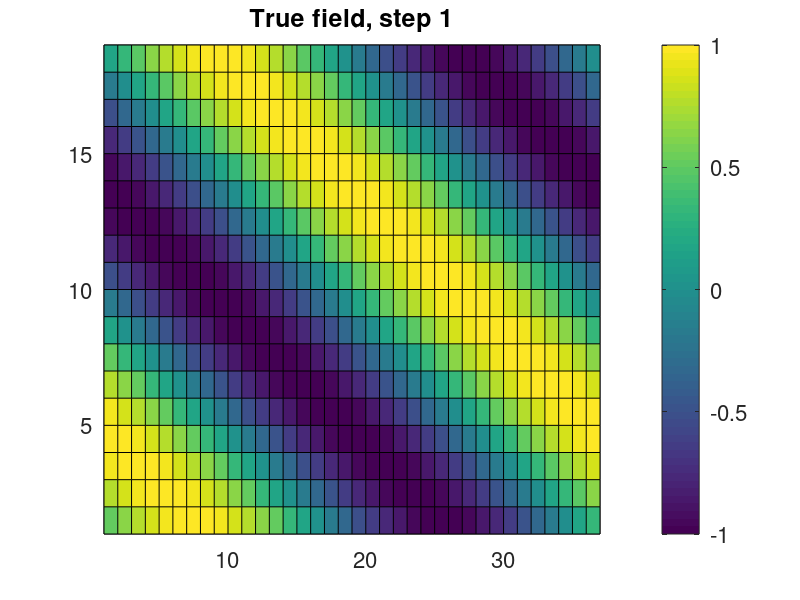
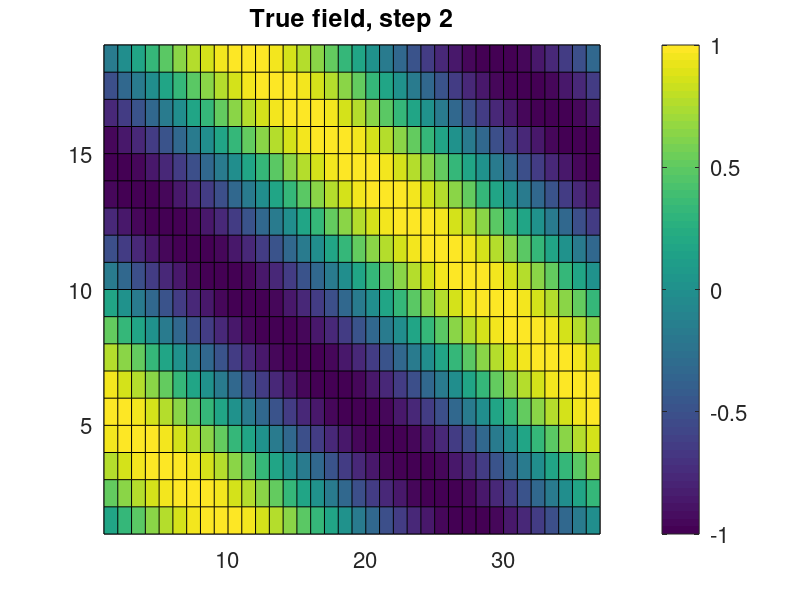
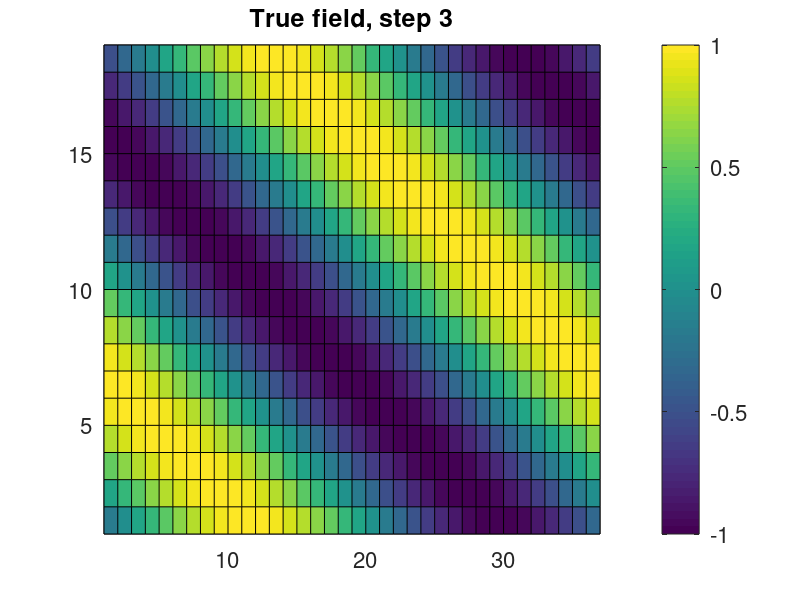
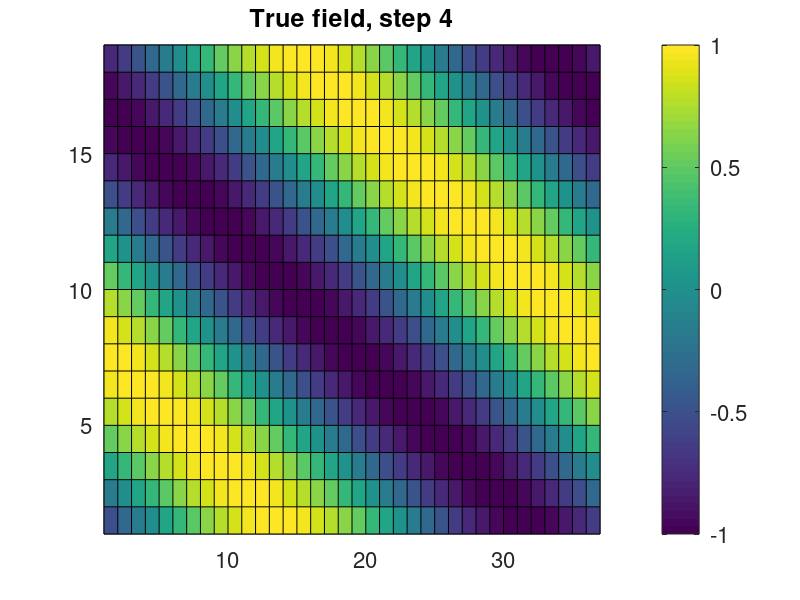

These charts were generated, in order, by the following MATLAB code:
% Script to generate files for the PDAF online tutorial for 2 fields: 
% 'field' is the same field as in the one-fields case; 'fieldB' is added here

dim_x = 36;         % Grid dimension in x-direction
dim_y = 18;         % Grid dimension in y-direction
dim_ens = 9;        % Maximum ensemble size
dim_step = 18;      % Number of time steps
stddev_obs = 0.5;   % Observation error standard deviation
dxobs = 5;          % x-Grid spacing for observations type A
dyobs = 4;          % y-Grid spacing for observations type A
dxobsB = 6;        % x-Grid spacing for observations type B
dyobsB = 5;         % y-Grid spacing for observations type B
obsB_offsetx = -2;  % x-offset in position of observations type B
obsB_offsety = -1;  % y-offset in position of observations type B

% Locations of observations not placed at grid points (x, y)
obs_interp = [3.0 2.1; ...
     3.4 6.8; ...
     6.1 6.8; ...
     8.9 7.6; ...
     8.9 14.9; ...
     20.0 6.4; ...
     20.4 16.1; ...
     14.1 10.2; ...
     31.0 5.2; ...
     31.2 11.9; ...
     28.9 14.9];


% True field 1
for j=1:dim_x
    for i=1:dim_y
        field(i,j,1) = sin(2*pi*(i/18+j/36));
    end
end

for step=2:dim_step+1
    for j=1:dim_x
        for i=1:dim_y-1
            field(i+1,j,step) = field(i,j,step-1);
        end
    end
    field(1,:,step) = field(dim_y,:,step-1);
end

for step=1:dim_step+1
    field_plot=zeros(dim_y+1, dim_x+1);
    field_plot(1:dim_y,1:dim_x) = field(:,:,step);
    figure
    pcolor(field_plot)
    set(gca,'fontsize',16)
    cb=colorbar;
    set(cb,'fontsize',16)
    title(['True field, step ' num2str(step)],'fontsize',18)
end

% True field B
for j=1:dim_x
    for i=1:dim_y
        fieldB(i,j,1) = sin(4*pi*(i/18-j/36));
    end
end

for step=2:dim_step+1
    for j=1:dim_x
        for i=1:dim_y-1
            fieldb(i+1,j,step) = fieldB(i,j,step-1);
        end
    end
    fieldB(1,:,step) = fieldB(dim_y,:,step-1);
end

for step=1:dim_step+1
    field_plot=zeros(dim_y+1, dim_x+1);
    field_plot(1:dim_y,1:dim_x) = fieldB(:,:,step);
    figure
    pcolor(field_plot)
    set(gca,'fontsize',16)
    cb=colorbar;
    set(cb,'fontsize',16)
    title(['True field B, step ' num2str(step)],'fontsize',18)
end


% Ensemble states 1
for k=1:dim_ens
    for j=1:dim_x
        for i=1:dim_y
            ens(i,j,k) = sin(2*pi*(i/18+j/36)+2*0.5*pi*(k+5)/dim_ens);
        end
    end
    figure
    field_plot=zeros(dim_y+1, dim_x+1);
    field_plot(1:dim_y,1:dim_x) = ens(:,:,k);
    pcolor(field_plot)
    set(gca,'fontsize',16)
    cb=colorbar;
    set(cb,'fontsize',16)
    title(['Ensemble member ' num2str(k)],'fontsize',18)
end

figure
field_plot=zeros(dim_y+1, dim_x+1);
ensmean = mean(ens,3);
field_plot(1:dim_y,1:dim_x) = ensmean;
pcolor(field_plot)
set(gca,'fontsize',16)
cb=colorbar;
set(cb,'fontsize',16)
title('Initial estimate (ensemble mean)','fontsize',18)

% Ensemble states 0
for k=1:dim_ens
    for j=1:dim_x
        for i=1:dim_y
            ensB(i,j,k) = sin(4*pi*(i/18-j/36)+4*0.5*pi*(k+5)/dim_ens);
        end
    end
    figure
    field_plot=zeros(dim_y+1, dim_x+1);
    field_plot(1:dim_y,1:dim_x) = ensB(:,:,k);
    pcolor(field_plot)
    set(gca,'fontsize',16)
    cb=colorbar;
    set(cb,'fontsize',16)
    title(['Ensemble member ' num2str(k) ' for field B'],'fontsize',18)
end

figure
field_plot=zeros(dim_y+1, dim_x+1);
ensmeanB = mean(ensB,3);
field_plot(1:dim_y,1:dim_x) = ensmeanB;
pcolor(field_plot)
set(gca,'fontsize',16)
cb=colorbar;
set(cb,'fontsize',16)
title('Initial estimate (ensemble mean) field B','fontsize',18)


% Observations
obs_error = stddev_obs * randn(dim_y, dim_x, dim_step+1);
full_obs = field + obs_error;

obs_errorB = stddev_obs * randn(dim_y, dim_x, dim_step+1);
full_obsB = fieldB + obs_errorB;

for step=1:dim_step+1
    field_plot=zeros(dim_y+1, dim_x+1);
    field_plot(1:dim_y,1:dim_x) = full_obs(:,:,step);
    figure
    pcolor(field_plot)
    set(gca,'fontsize',16)
    cb=colorbar;
    set(cb,'fontsize',16)
    title(['Perturbed true state, step ' num2str(step-1)],'fontsize',18)
end

obs = zeros(dim_y, dim_x, dim_step+1)-999;
for step=1:dim_step+1
    for j=dxobs:dxobs:dim_x
        for i=dyobs:dyobs:dim_y
            obs(i,j,step) = full_obs(i,j,step);
        end
    end
end

for step=1:dim_step+1
    field_plot=zeros(dim_y+1, dim_x+1);
    field_plot(1:dim_y,1:dim_x) = full_obsB(:,:,step);
    figure
    pcolor(field_plot)
    set(gca,'fontsize',16)
    cb=colorbar;
    set(cb,'fontsize',16)
    title(['Perturbed true state field B, step ' num2str(step-1)],'fontsize',18)
end

obsB = zeros(dim_y, dim_x, dim_step+1)-999;
for step=1:dim_step+1
    for j=dxobsB+obsB_offsetx:dxobsB:dim_x
        for i=dyobsB+obsB_offsety:dyobsB:dim_y
            obsB(i,j,step) = full_obsB(i,j,step);
        end
    end
end

for step=1:dim_step+1
    field_plot=zeros(dim_y+1, dim_x+1);clc
    field_plot(1:dim_y,1:dim_x) = obs(:,:,step);
    figure
    pcolor(field_plot)
    set(gca,'fontsize',16)
    cb=colorbar;
    set(cb,'fontsize',16)
    title(['Type A: 28 Observations of field, step ' num2str(step-1)],'fontsize',18)
    set(gca,'clim',[-3 3])
end

for step=1:dim_step+1
    field_plot=zeros(dim_y+1, dim_x+1);
    field_plot(1:dim_y,1:dim_x) = obsB(:,:,step);
    figure
    pcolor(field_plot)
    set(gca,'fontsize',16)
    cb=colorbar;
    set(cb,'fontsize',16)
    title(['Type B: 18 Observations of fieldB, step ' num2str(step-1)],'fontsize',18)
    set(gca,'clim',[-3 3])
end
    

%%%%%%%%%%%%%%%%%%% Write files

% True field 1
fid = fopen(['true_initial.txt'],'w');
for i=1:dim_y
    fprintf(fid,'%14.8f',field(i,:,1));
    fprintf(fid,'\n');
end
fclose(fid);
for step=2:dim_step+1
    fid = fopen(['true_step' num2str(step-1) '.txt'],'w');
    for i=1:dim_y
        fprintf(fid,'%14.8f',field(i,:,step));
        fprintf(fid,'\n');
    end
    fclose(fid);
end

% True field 0
fid = fopen(['trueB_initial.txt'],'w');
for i=1:dim_y
    fprintf(fid,'%14.8f',fieldB(i,:,1));
    fprintf(fid,'\n');
end
fclose(fid);
for step=2:dim_step+1
    fid = fopen(['trueB_step' num2str(step-1) '.txt'],'w');
    for i=1:dim_y
        fprintf(fid,'%14.8f',fieldB(i,:,step));
        fprintf(fid,'\n');
    end
    fclose(fid);
end

% Observations - Type A
for step=2:dim_step+1
    fid = fopen(['obs_step' num2str(step-1) '.txt'],'w');
    for i=1:dim_y
        fprintf(fid,'%14.6f',obs(i,:,step));
        fprintf(fid,'\n');
    end
    fclose(fid);
end

% Observations - Type B
for step=2:dim_step+1
    fid = fopen(['obsB_step' num2str(step-1) '.txt'],'w');
    for i=1:dim_y
        fprintf(fid,'%14.6f',obsB(i,:,step));
        fprintf(fid,'\n');
    end
    fclose(fid);
end

% Ensemble
for k=1:dim_ens
    fid = fopen(['ens_' num2str(k) '.txt'],'w');
    for i=1:dim_y
        fprintf(fid,'%14.8f',ens(i,:,k));
        fprintf(fid,'\n');
    end
    fclose(fid);
end

% Ensemble fieldB
for k=1:dim_ens
    fid = fopen(['ensB_' num2str(k) '.txt'],'w');
    for i=1:dim_y
        fprintf(fid,'%14.8f',ensB(i,:,k));
        fprintf(fid,'\n');
    end
    fclose(fid);
end


% Ensemble mean
fid = fopen('state_ini.txt','w');
for i=1:dim_y
    fprintf(fid,'%14.6f',ensmean(i,:));
    fprintf(fid,'\n');
end
fclose(fid);

% Ensemble mean fieldB
fid = fopen('stateB_ini.txt','w');
for i=1:dim_y
    fprintf(fid,'%14.6f',ensmeanB(i,:));
    fprintf(fid,'\n');
end
fclose(fid);